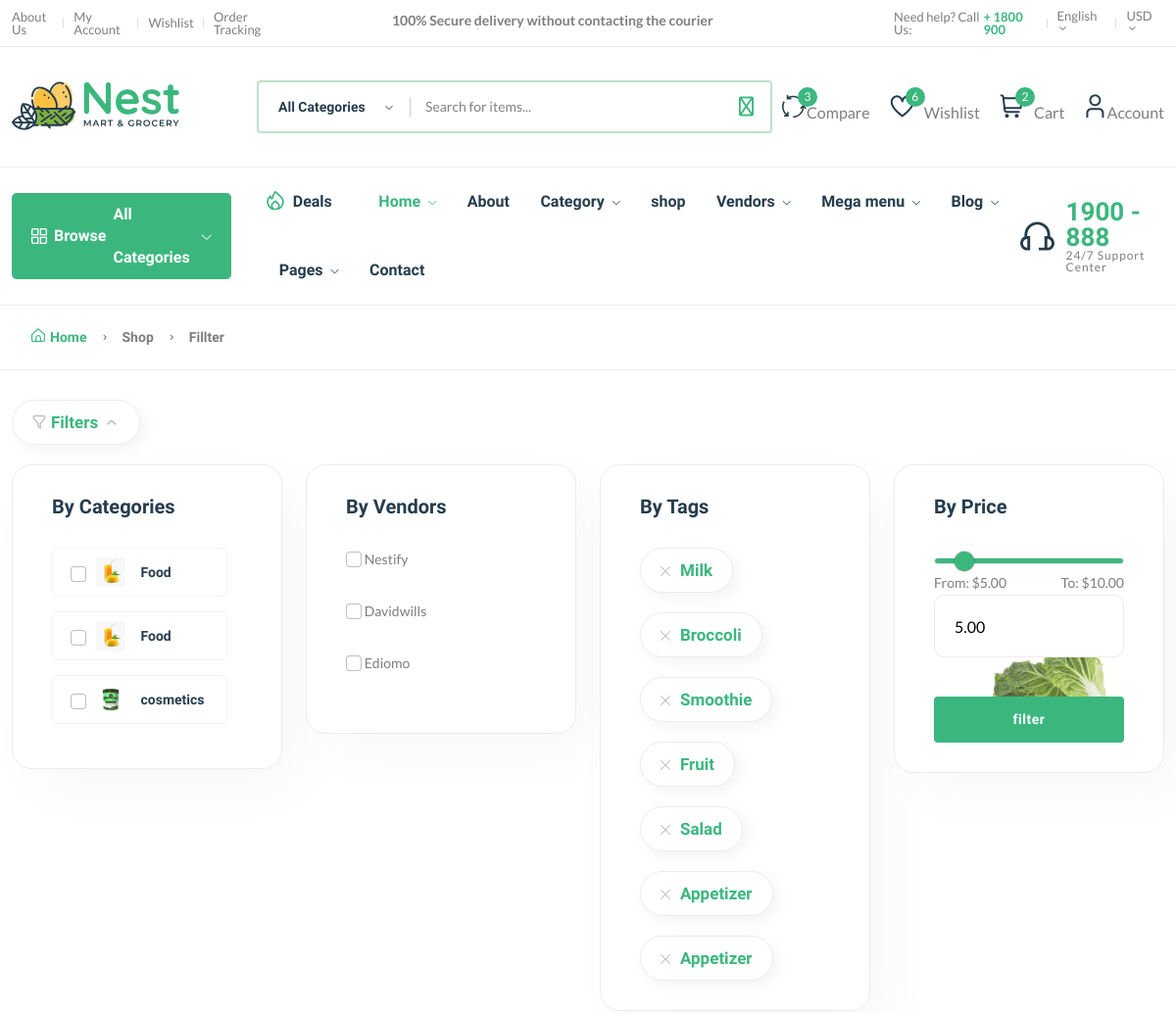
/product/ (upper part), run on an earlier commit of the app's database.
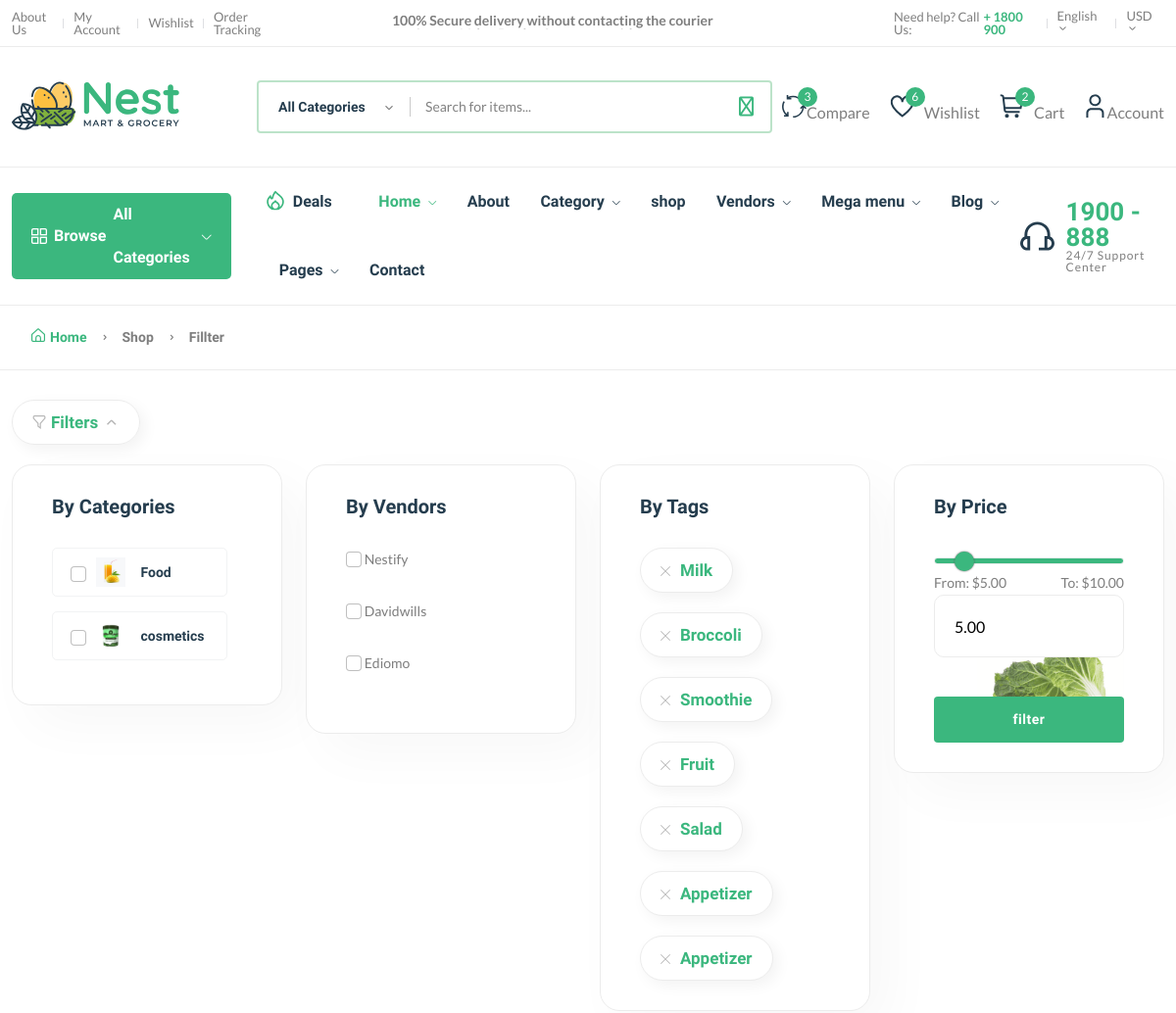
And on a later commit of the database.
### core/models.py (models this page shows, shortened)
class Category(models.Model):
    cid = ShortUUIDField(unique=True,length=10,max_length=20,prefix="cat",alphabet="abcdefgh12345")
    title = models.CharField(max_length=100, default="Food")
    image= models.ImageField(upload_to="category", default="category.jpg")
    class Meta:
        verbose_name_plural = "Categories"

class Vendor(models.Model):
    vid = ShortUUIDField(unique=True,length=10,max_length=20,prefix="ven",alphabet="abcdefgh12345")
    title = models.CharField(max_length=100,default="Nestify")
    image= models.ImageField(upload_to=user_directory_path, default="vendor.jpg")
    cover_image= models.ImageField(upload_to=user_directory_path, default="vendor.jpg")
    description = RichTextUploadingField(null=True, blank=True, default="i am an Amazing vendor")
    address = models.CharField(max_length=100, default="123 main street.")
    contact = models.CharField(max_length=100,default="+123 (456) 789")
    chat_response_time = models.CharField(max_length=100, default="100")
    shipping_on_time = models.CharField(max_length=100, default="100")
    authentic_rating = models.CharField(max_length=100, default="100")
    days_return = models.CharField(max_length=100, default="100")
    warranty_period = models.CharField(max_length=100, default="100")
    user= models.ForeignKey(User, on_delete=models.SET_NULL, null=True)
    date = models.DateTimeField(auto_now_add=True, null=True, blank=True)
    class Meta:
        verbose_name_plural = "Vendors"
    def __str__(self):
        return self.title

### core/views.py (the view)
# urls.py: path('product/', views.product_list_view, name='product-list'),
def product_list_view(request):
    products = Product.objects.filter(product_status="published")
    context = {
        "products":products
    }
    template = loader.get_template("product-filter.html")
    return HttpResponse(template.render(context,request))

### core/templates/product-filter.html (shortened to what this page needs)
{% extends 'partials/base.html' %}
{% load static %}
{% block content %}
<head>
</head>
<main class="main">
    <div class="page-header breadcrumb-wrap">
        <div class="container">
            <div class="breadcrumb">
                <a href="index.html" rel="nofollow"><i class="fi-rs-home mr-5"></i>Home</a>
                <span></span> Shop <span></span> Fillter
            </div>
        </div>
    </div>
    <div class="container mb-30 mt-30">
        <div class="row">
            <div class="col-lg-12">
                <a class="shop-filter-toogle" href="#">
                    <span class="fi-rs-filter mr-5"></span>
                    Filters
                    <i class="fi-rs-angle-small-up angle-up"></i>
                </a>
                <div class="shop-product-fillter-header">
                    <div class="row">
                        <div class="col-xl-3 col-lg-6 col-md-6 mb-lg-0 mb-md-2 mb-sm-2">
                            <div class="card">
                                <h5 class="mb-30">By Categories</h5>
                                <div class="categories-dropdown-wrap font-heading">
                                    <ul>
                                        {% for categories in categories %}
                                        <li>
                                            <input class="form-check-input filter-checkbox" data-filter="category" type="checkbox" name="checkbox" id="exampleCheckbox2" value="{{categories.id}}" />
                                            <a href="http://127.0.0.1:8000/category/{{categories.cid}}"> <img src="{{categories.image.url}}" alt="" />{{categories.title}}</a>
                                        </li>
                                       {% endfor %}
                                    </ul>
                                </div>
                            </div>
                        </div>
                        <div class="col-xl-3 col-lg-6 col-md-6 mb-lg-0 mb-md-2 mb-sm-2">
                            <div class="card">
                                <h5 class="mb-30">By Vendors</h5>
                                <div class="d-flex">
                                    <div class="customeee-checkbox mr-80">
                                        {% for v in vendors %}
                                            <input class="form-check-input filter-checkbox" data-filter="vendor" type="checkbox" name="checkbox" id="exampleCheckbox1" value="{{v.vid}}" />
                                            <label class="form-check-label" for="exampleCheckbox1" ><span>{{v.title}}</span></label>
                                            <br />
                                            <br />
                                        {% endfor %}
                                    </div>
                                </div>
                            </div>
                        </div>
                        <div class="col-xl-3 col-lg-6 col-md-6 mb-lg-0 mb-md-2 mb-sm-2">
                            <div class="card">
                                <h5 class="mb-30">By Tags</h5>
                                <div class="sidebar-widget widget-tags">
                                    <ul class="tags-list">
                                        <li class="hover-up">
                                            <a href="blog-category-grid.html"><i class="fi-rs-cross mr-10"></i>Milk</a>
                                        </li>
                                        <li class="hover-up">
                                            <a href="blog-category-grid.html"><i class="fi-rs-cross mr-10"></i>Broccoli</a>
                                        </li>
                                        <li class="hover-up">
                                            <a href="blog-category-grid.html"><i class="fi-rs-cross mr-10"></i>Smoothie</a>
                                        </li>
                                        <li class="hover-up">
                                            <a href="blog-category-grid.html"><i class="fi-rs-cross mr-10"></i>Fruit</a>
                                        </li>
                                        <li class="hover-up mr-0">
                                            <a href="blog-category-grid.html"><i class="fi-rs-cross mr-10"></i>Salad</a>
                                        </li>
                                        <li class="hover-up mr-0">
                                            <a href="blog-category-grid.html"><i class="fi-rs-cross mr-10"></i>Appetizer</a>
                                        </li>
                                        <li class="hover-up mr-0 mb-0">
                                            <a href="blog-category-grid.html"><i class="fi-rs-cross mr-10"></i>Appetizer</a>
                                        </li>
                                    </ul>
                                </div>
                            </div>
                        </div>
                        <div class="col-xl-3 col-lg-6 col-md-6 mb-lg-0 mb-md-5 mb-sm-5">
                            <div class="card">
                                <h5 class="mb-10">By Price</h5>
                                <div class="sidebar-widget price_range range">
                                    <div class="price-filter mb-20">
                                        <div class="price-filter-inner">
                                            <input type="range" id="range" class="slider-range" value="{{ min_max_price.price__min|floatformat:2 }}" min="{{ min_max_price.price__min }}" max="{{ min_max_price.price__max }}" name="range" oninput="max_price.value = this.value ">
                                            <div class="d-flex justify-content-between">
                                                <div class="caption">From: <strong id="slider-range-value1" class="text-brand"></strong>${{ min_max_price.price__min|floatformat:2 }}</div>
                                                <div class="caption">To: <strong id="slider-range-value2" class="text-brand"></strong>${{ min_max_price.price__max|floatformat:2 }}</div>
                                            </div>
                                            <input type="number" name="checkbox" id="max_price" min="{{ min_max_price.price__min }}" max="{{ min_max_price.price__max }}" value="{{ min_max_price.price__min|floatformat:2 }}" placeholder="Current Price" onkeyup="range.value = this.value">
                                        </div>
                                    </div>
                                    <div class="custome-checkbox">
                                        <button class="btn mt-20 w-100">filter</button>
                                    </div>
                                </div>
                            </div>
                        </div>
                    </div>
                </div>
            </div>
        </div>
    </div>
</main>
{% endblock %}

What changed in the data, as far as the page shows it:
removed Category: image (picture), title "Food"
